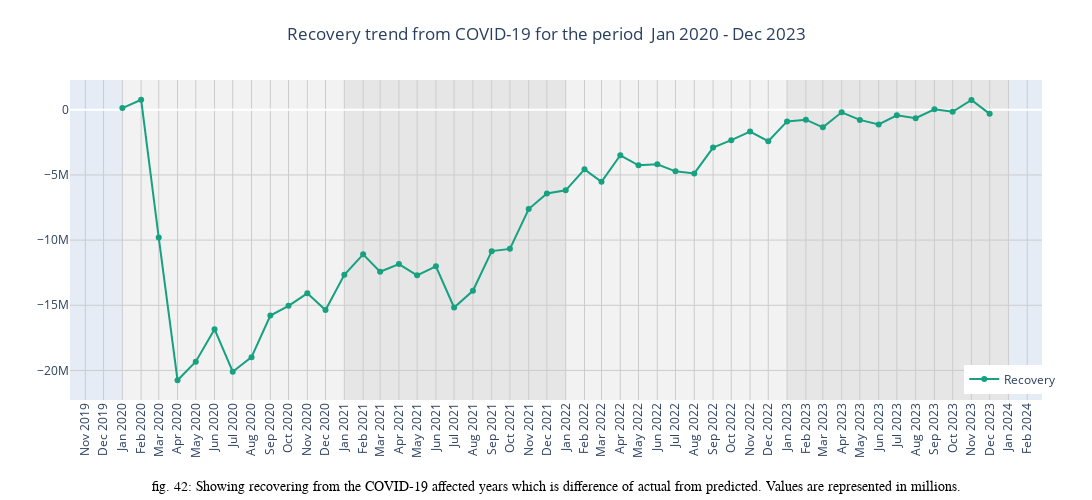

The notebook cell saved with this chart:
### Code cell
fig = go.Figure()

# plotting future predicted line
fig.add_trace(go.Scatter(
    x=predicted_2020_22['ds'], y=merged_df['difference'], mode='lines+markers', name='Recovery', line=dict(color='#16A180'), marker=dict(symbol='circle'), hoverinfo='skip', showlegend=True
))

# adding alternating background colors
year_colors = ['#F2F2F2', '#E6E6E6'] 
start_year = 2020
end_year = 2023

shapes = []
for i, year in enumerate(range(start_year, end_year + 1)):
    shapes.append(dict(
        type="rect", xref="x", yref="paper", x0=datetime(year, 1, 1), x1=datetime(year + 1, 1, 1), y0=0, y1=1, fillcolor=year_colors[i % 2],
        opacity=1,  # increase opacity if too faint
        layer="below", line_width=0
    ))

fig.update_layout(
    shapes=shapes,
    title= dict( text='Recovery trend from COVID-19 for the period  Jan 2020 - Dec 2023', x=0.5),
    xaxis=dict(
        title='', tickformat='%b %Y', tickangle=-90, dtick="M1", gridcolor='#CCCCCC'
    ),
    yaxis=dict(
        title='', gridcolor='#CCCCCC'
    ),
    legend=dict(x=0.92, y=0.02),
    margin=dict(l=50, r=50, t=80, b=100),
    height=500,
    width=1400
)

fig.add_annotation(
    text="fig. 42: Showing recovering from the COVID-19 affected years which is difference of actual from predicted. Values are represented in millions.",
    x=0.5,
    y=-0.3,  # bottom of the figure
    xref="paper",
    yref="paper",
    showarrow=False,
    font=dict(size=14, color='black', family='Arial'),
    xanchor='center',
    yanchor='bottom'
)

fig.show()

### Figure 1 — Plotly figure (JSON) as saved in the notebook; plotly's stock layout.template omitted (floating-point values rounded to 4 significant figures)
{"data": [{"hoverinfo": "skip", "line": {"color": "#16A180"}, "marker": {"symbol": "circle"}, "mode": "lines+markers", "name": "Recovery", "showlegend": true, "type": "scatter", "x": ["2020-01-01T00:00:00", "2020-02-01T00:00:00", "2020-03-01T00:00:00", "2020-04-01T00:00:00", "2020-05-01T00:00:00", "2020-06-01T00:00:00", "2020-07-01T00:00:00", "2020-08-01T00:00:00", "2020-09-01T00:00:00", "2020-10-01T00:00:00", "2020-11-01T00:00:00", "2020-12-01T00:00:00", "2021-01-01T00:00:00", "2021-02-01T00:00:00", "2021-03-01T00:00:00", "2021-04-01T00:00:00", "2021-05-01T00:00:00", "2021-06-01T00:00:00", "2021-07-01T00:00:00", "2021-08-01T00:00:00", "2021-09-01T00:00:00", "2021-10-01T00:00:00", "2021-11-01T00:00:00", "2021-12-01T00:00:00", "2022-01-01T00:00:00", "2022-02-01T00:00:00", "2022-03-01T00:00:00", "2022-04-01T00:00:00", "2022-05-01T00:00:00", "2022-06-01T00:00:00", "2022-07-01T00:00:00", "2022-08-01T00:00:00", "2022-09-01T00:00:00", "2022-10-01T00:00:00", "2022-11-01T00:00:00", "2022-12-01T00:00:00", "2023-01-01T00:00:00", "2023-02-01T00:00:00", "2023-03-01T00:00:00", "2023-04-01T00:00:00", "2023-05-01T00:00:00", "2023-06-01T00:00:00", "2023-07-01T00:00:00", "2023-08-01T00:00:00", "2023-09-01T00:00:00", "2023-10-01T00:00:00", "2023-11-01T00:00:00", "2023-12-01T00:00:00"], "y": [133700.0, 774600.0, -9807000.0, -20760000.0, -19330000.0, -16840000.0, -20100000.0, -18980000.0, -15790000.0, -15040000.0, -14090000.0, -15370000.0, -12660000.0, -11090000.0, -12420000.0, -11840000.0, -12700000.0, -12000000.0, -15170000.0, -13890000.0, -10840000.0, -10670000.0, -7618000.0, -6416000.0, -6178000.0, -4570000.0, -5523000.0, -3488000.0, -4255000.0, -4185000.0, -4722000.0, -4879000.0, -2896000.0, -2331000.0, -1669000.0, -2406000.0, -887500.0, -754000.0, -1345000.0, -191400.0, -771000.0, -1120000.0, -415400.0, -645300.0, 36170.0, -149200.0, 763800.0, -308200.0]}], "layout": {"annotations": [{"font": {"color": "black", "family": "Arial", "size": 14}, "showarrow": false, "text": "fig. 42: Showing recovering from the COVID-19 affected years which is difference of actual from predicted. Values are represented in millions.", "x": 0.5, "xanchor": "center", "xref": "paper", "y": -0.3, "yanchor": "bottom", "yref": "paper"}], "height": 500, "legend": {"x": 0.92, "y": 0.02}, "margin": {"b": 100, "l": 50, "r": 50, "t": 80}, "shapes": [{"fillcolor": "#F2F2F2", "layer": "below", "line": {"width": 0}, "opacity": 1, "type": "rect", "x0": "2020-01-01T00:00:00", "x1": "2021-01-01T00:00:00", "xref": "x", "y0": 0, "y1": 1, "yref": "paper"}, {"fillcolor": "#E6E6E6", "layer": "below", "line": {"width": 0}, "opacity": 1, "type": "rect", "x0": "2021-01-01T00:00:00", "x1": "2022-01-01T00:00:00", "xref": "x", "y0": 0, "y1": 1, "yref": "paper"}, {"fillcolor": "#F2F2F2", "layer": "below", "line": {"width": 0}, "opacity": 1, "type": "rect", "x0": "2022-01-01T00:00:00", "x1": "2023-01-01T00:00:00", "xref": "x", "y0": 0, "y1": 1, "yref": "paper"}, {"fillcolor": "#E6E6E6", "layer": "below", "line": {"width": 0}, "opacity": 1, "type": "rect", "x0": "2023-01-01T00:00:00", "x1": "2024-01-01T00:00:00", "xref": "x", "y0": 0, "y1": 1, "yref": "paper"}], "title": {"text": "Recovery trend from COVID-19 for the period  Jan 2020 - Dec 2023", "x": 0.5}, "width": 1400, "xaxis": {"dtick": "M1", "gridcolor": "#CCCCCC", "tickangle": -90, "tickformat": "%b %Y", "title": {"text": ""}}, "yaxis": {"gridcolor": "#CCCCCC", "title": {"text": ""}}}}
